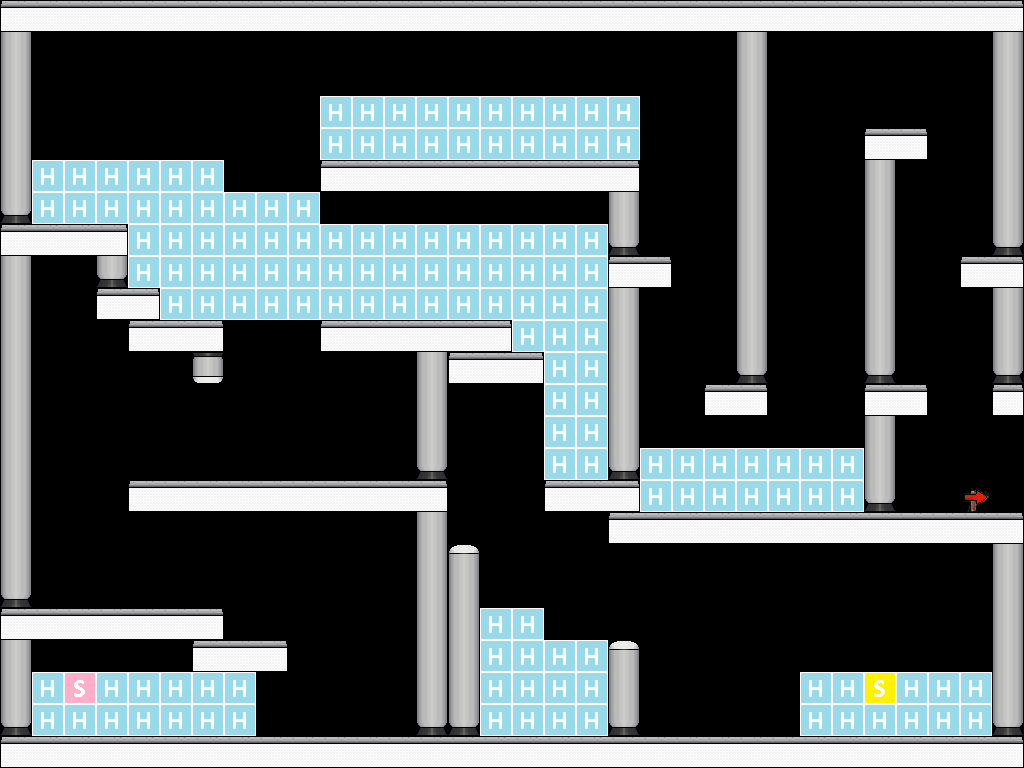

A 2D game scene composited from a Tiled map and its tileset images. What follows is a short description and the map's XML, with each tile layer's data collapsed to a summary:
An orthogonal 32x24 tile map with 32x32 px tiles, 11 tile layers (collisions, spikes, help1, help3, ...), 7 tilesets and 1 object (finish).

<map version="1.0" orientation="orthogonal" width="32" height="24" tilewidth="32" tileheight="32">
 <tileset firstgid="1" name="betterBunnyDirt" tilewidth="32" tileheight="32">
  <image source="betterBunnyDirt.png" width="32" height="32" />
 </tileset>
 <tileset firstgid="2" name="bunnyTile" tilewidth="32" tileheight="32">
  <image source="bunnyTile.png" width="32" height="32" />
 </tileset>
 <tileset firstgid="3" name="perspective_walls" tilewidth="32" tileheight="32">
  <image source="perspective_walls.png" width="256" height="256" />
 </tileset>
 <tileset firstgid="67" name="markers" tilewidth="32" tileheight="32">
  <image source="levelMarkers.png" width="128" height="128" />
 </tileset>
 <tileset firstgid="83" name="lab-sheet" tilewidth="32" tileheight="32">
  <image source="../tiles/normal/lab-sheet.png" width="128" height="96" />
 </tileset>
 <tileset firstgid="95" name="arrows" tilewidth="32" tileheight="32">
  <image source="arrows.png" width="128" height="64" />
 </tileset>
 <tileset firstgid="103" name="new lab" tilewidth="32" tileheight="32">
  <image source="../tiles/normal/lab-sheet-2.png" width="96" height="192" />
 </tileset>
 <layer name="collisions" width="32" height="24">
  <data>[768 cells, 226 non-empty, 9 distinct tile ids]</data>
 </layer>
 <layer name="spikes" width="32" height="24">
  <data>[768 cells, 0 non-empty, 0 distinct tile ids]</data>
 </layer>
 <objectgroup name="level markers" width="32" height="24">
  <object name="finish" x="896" y="448" width="128" height="64" />
 </objectgroup>
 <layer name="help1" width="32" height="24">
  <properties>
   <property name="b" value="0" />
   <property name="g" value="0" />
   <property name="image" value="new-assets/tutorial/wadkeys.png" />
   <property name="r" value="0" />
   <property name="text" value="" />
   <property name="x" value="60" />
   <property name="y" value="650" />
  </properties>
  <data>[768 cells, 14 non-empty, 1 distinct tile ids]</data>
 </layer>
 <layer name="help3" width="32" height="24">
  <properties>
   <property name="b" value="0" />
   <property name="g" value="0" />
   <property name="image" value="new-assets/tutorial/arrowkeys.png" />
   <property name="r" value="0" />
   <property name="text" value="" />
   <property name="x" value="675" />
   <property name="y" value="650" />
  </properties>
  <data>[768 cells, 12 non-empty, 1 distinct tile ids]</data>
 </layer>
 <layer name="help5" width="32" height="24">
  <properties>
   <property name="b" value="0" />
   <property name="g" value="0" />
   <property name="image" value="new-assets/tutorial/jump1.png" />
   <property name="r" value="0" />
   <property name="text" value="" />
   <property name="x" value="485" />
   <property name="y" value="600" />
  </properties>
  <data>[768 cells, 14 non-empty, 1 distinct tile ids]</data>
 </layer>
 <layer name="help8" width="32" height="24">
  <properties>
   <property name="image" value="new-assets/tutorial/jump3.png" />
   <property name="text" value="" />
   <property name="x" value="40" />
   <property name="y" value="40" />
  </properties>
  <data>[768 cells, 20 non-empty, 1 distinct tile ids]</data>
 </layer>
 <layer name="help10" width="32" height="24">
  <properties>
   <property name="b" value="0" />
   <property name="g" value="0" />
   <property name="image" value="new-assets/tutorial/jump5.png" />
   <property name="r" value="0" />
   <property name="text" value="" />
   <property name="x" value="485" />
   <property name="y" value="550" />
  </properties>
  <data>[768 cells, 14 non-empty, 1 distinct tile ids]</data>
 </layer>
 <layer name="help12" width="32" height="24">
  <properties>
   <property name="image" value="new-assets/tutorial/jump2.png" />
   <property name="text" value="" />
   <property name="x" value="275" />
   <property name="y" value="200" />
  </properties>
  <data>[768 cells, 58 non-empty, 1 distinct tile ids]</data>
 </layer>
 <layer name="help13" width="32" height="24">
  <properties>
   <property name="image" value="new-assets/tutorial/jump4.png" />
   <property name="text" value="" />
   <property name="x" value="40" />
   <property name="y" value="70" />
  </properties>
  <data>[768 cells, 20 non-empty, 1 distinct tile ids]</data>
 </layer>
 <layer name="directions" width="32" height="24">
  <data>[768 cells, 1 non-empty, 1 distinct tile ids]</data>
 </layer>
 <layer name="players" width="32" height="24">
  <properties>
   <property name="visible" value="0" />
  </properties>
  <data>[768 cells, 2 non-empty, 2 distinct tile ids]</data>
 </layer>
</map>
